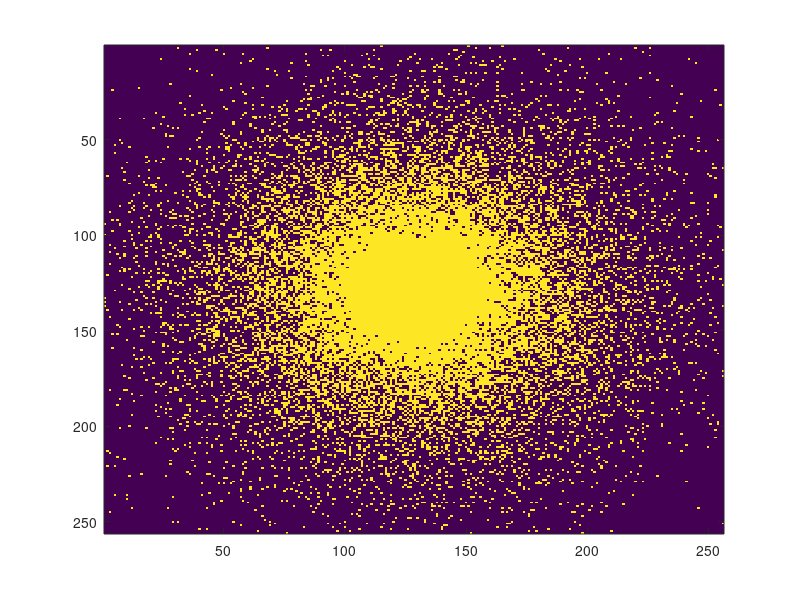

Recreate this plot in MATLAB.
% generate CS sampling mask with varied density
Pa = 12;
Pb = 1.8;

nx = 256;
ny = 256;

x = -nx/2:nx/2-1;
y = -ny/2:ny/2-1;
[X,Y] = ndgrid(x,y);

SP = exp(-Pa*((sqrt(X.^2/nx^2 + Y.^2/ny^2)).^Pb));

AF = 4;
SP_normalized = SP/(sum(SP(:))/(nx*ny/AF));

% generate for each pixel
mask = zeros(nx,ny);
for x = 1: nx
    for y = 1:ny
        if(rand < SP_normalized(x,y))
            mask(x,y) = 1;
        end
    end
end

figure; imagesc(mask);

